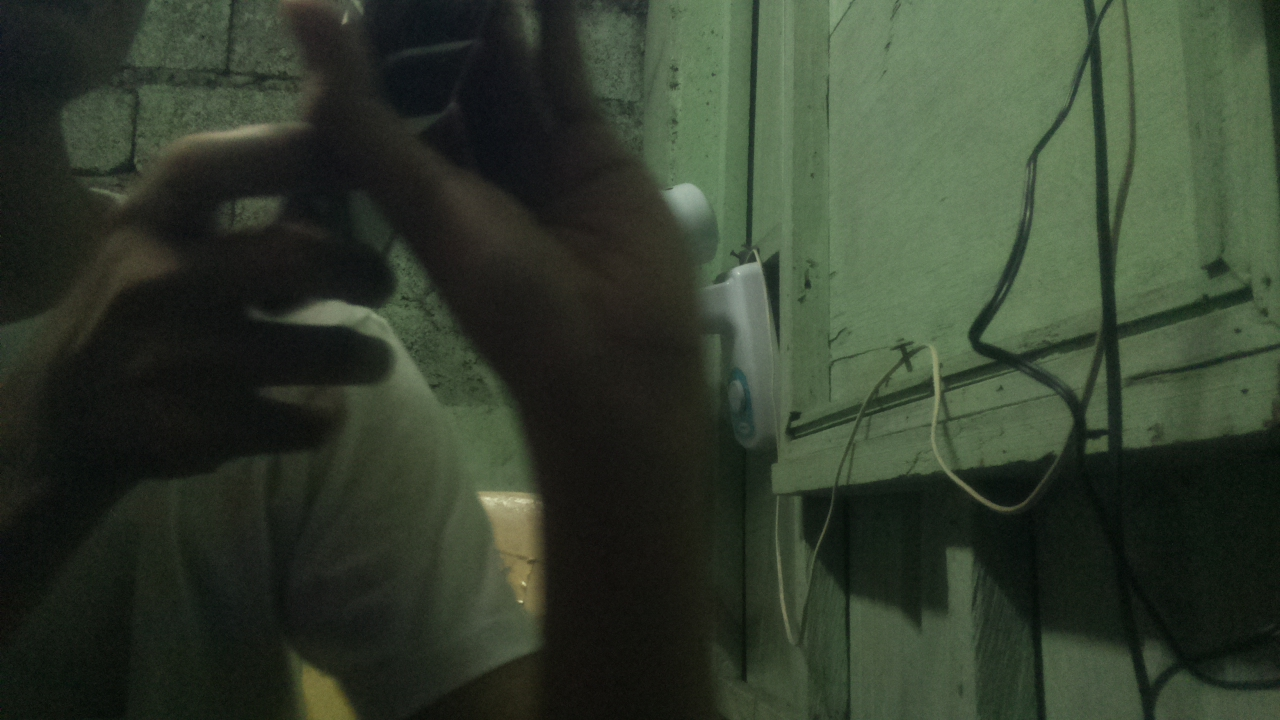
#> input picture images/image0.jpg, 1280 x 720 px, found by its file name; its folder holds only this picture in this run
$ python convertintoIR.py images/image0.jpg
#> lines starting #> are read from the running program, lines starting #| are printed output that depends on the picture
import sys
import numpy as np
import cv2
import matplotlib as mpl
import matplotlib.cm as mtpltcm

from os import listdir,makedirs
from os.path import isfile,join


def main(argv):

    #initialize the colormap
    colormap = mpl.cm.jet
    cNorm = mpl.colors.Normalize(vmin=0, vmax=255)
    scalarMap = mtpltcm.ScalarMappable(norm=cNorm, cmap=colormap)

    path="/home/pi/Desktop/virtualenvs/PD/images"
    dstpath="/home/pi/Desktop/virtualenvs/PD/images"


    files = [f for f in listdir(path) if isfile(join(path,f))]

    for i in files:
        try:

            # Capture frame-by-frame
            image = cv2.imread(join(path,i))
#> image is the input picture: shape (720, 1280, 3); mean B, G, R 46, 61.3, 51.2
            # Our operations on the frame come here
            gray = cv2.cvtColor(image, cv2.COLOR_BGR2GRAY)
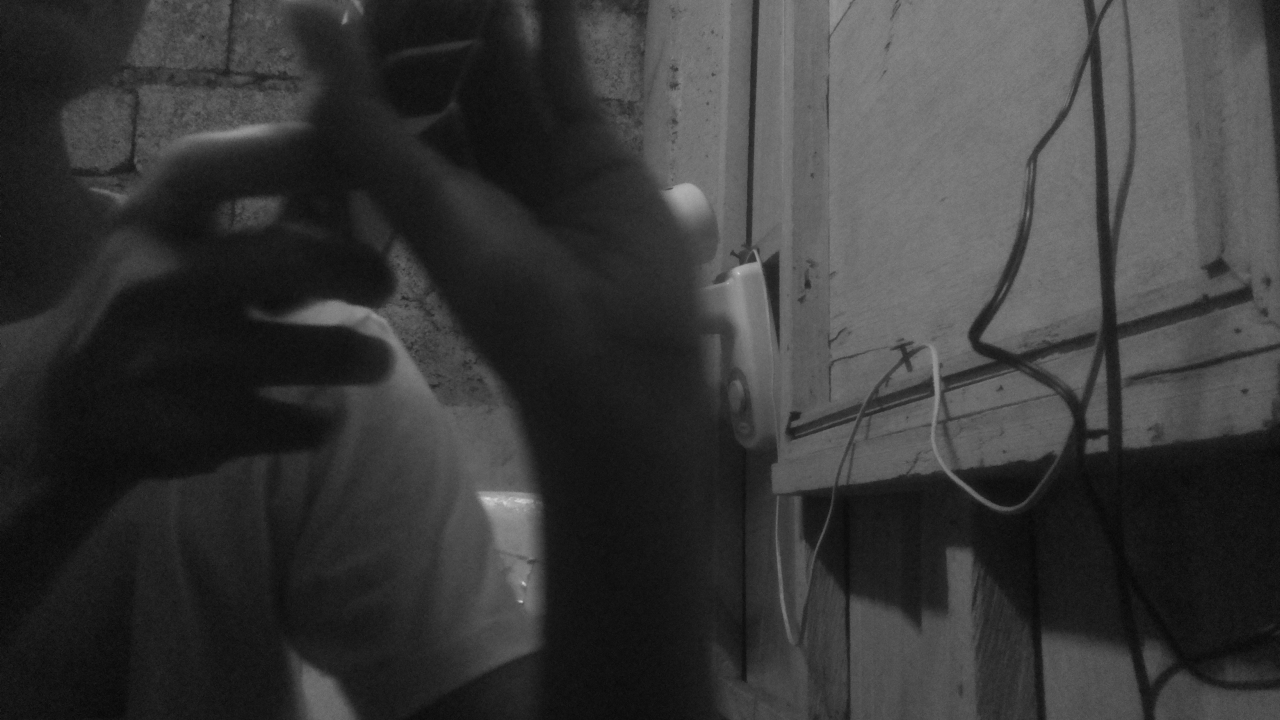
#> gray: shape (720, 1280); min 6, max 216, mean 56.5
            gray = cv2.bitwise_not(gray)
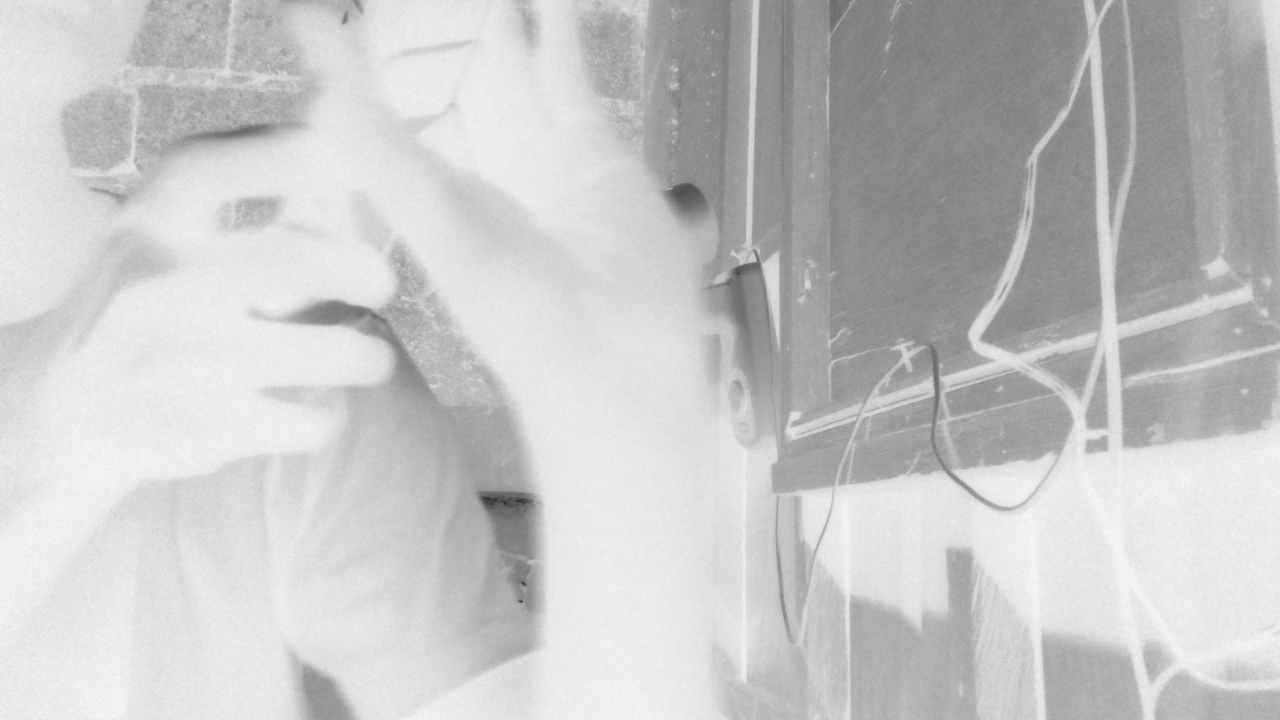
#> gray: shape (720, 1280); min 39, max 249, mean 198.5
                    #add blur to make it more realistic
            blur = cv2.GaussianBlur(gray,(15,15),0)
                    #assign colormap
            colors = scalarMap.to_rgba(blur, bytes=True)
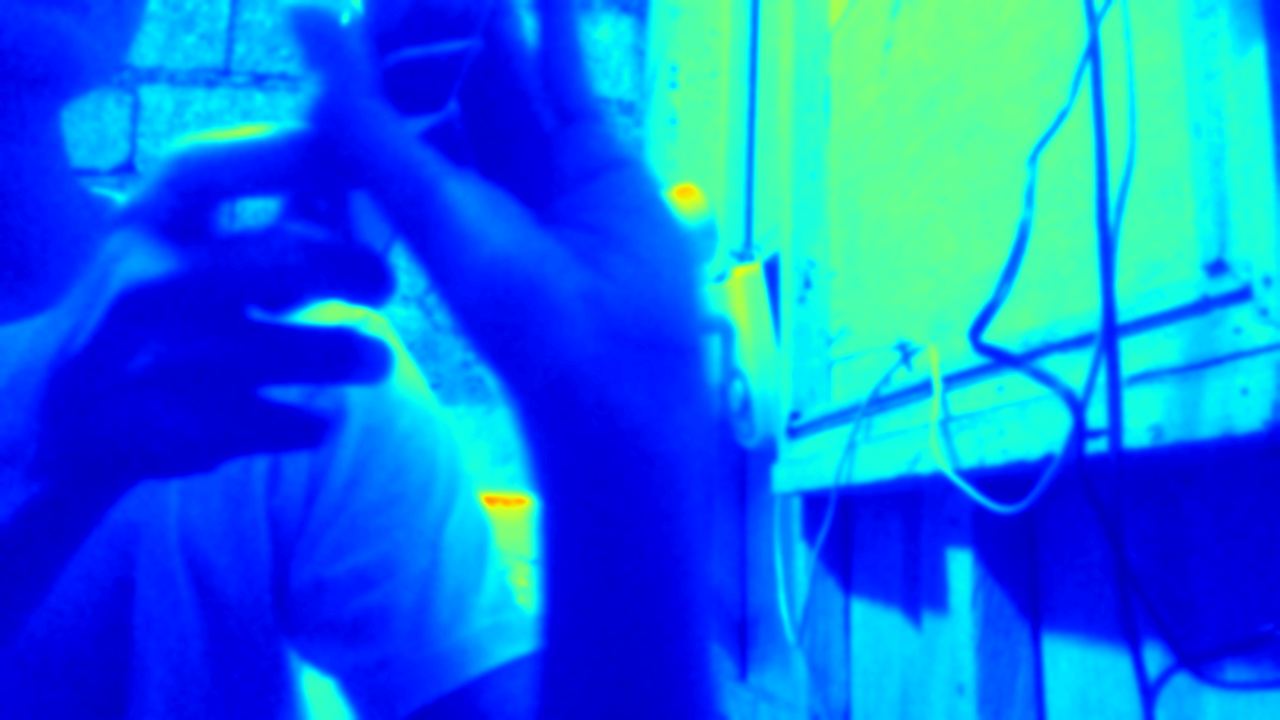
#> colors: shape (720, 1280, 4); mean of channels 0, 1, 2, 3 228.9, 111.7, 14.6, 255; drawn as B, G, R
            # Display the resulting frame
    ##        cv2.imshow('frame', colors)
            dstPath = join(dstpath, i)
            cv2.imwrite(dstPath,colors)
        except:
            print("{} is not converted".format(i))
        # When everything done, release the capture
    cv2.destroyAllWindows()

if __name__ == '__main__':
    sys.exit(main(sys.argv))
#> (the program exits here)

$ run again, on images/image1.jpg
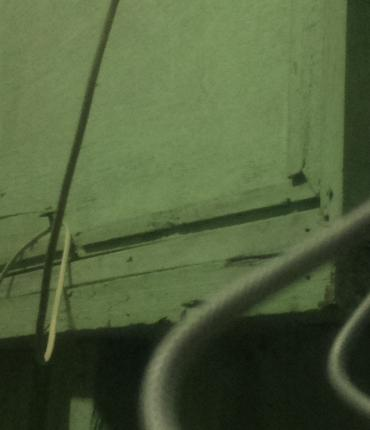
#> input picture images/image1.jpg, 370 x 430 px, found by its file name
#> in main, image is the input picture: shape (430, 370, 3); mean B, G, R 60.4, 96.3, 80.4
#> in main, `gray = cv2.bitwise_not(gray)`:
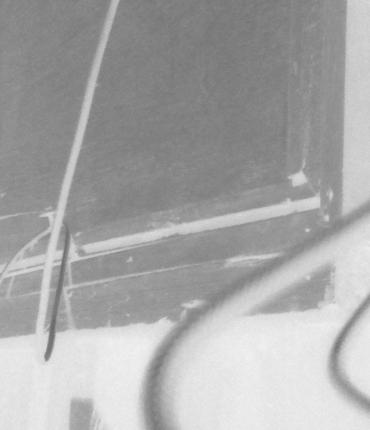
#> gray: shape (430, 370); min 102, max 242, mean 167.6
#> in main, `colors = scalarMap.to_rgba(blur, bytes=True)`:
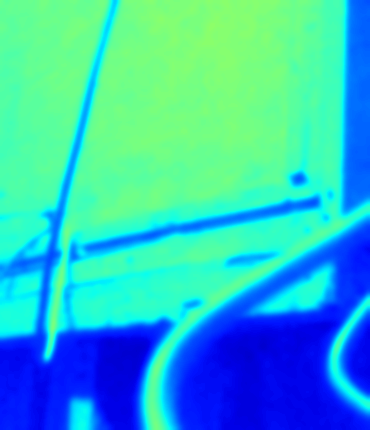
#> colors: shape (430, 370, 4); mean of channels 0, 1, 2, 3 196.5, 186.6, 50.1, 255; drawn as B, G, R

$ run again, on images/image2.jpg
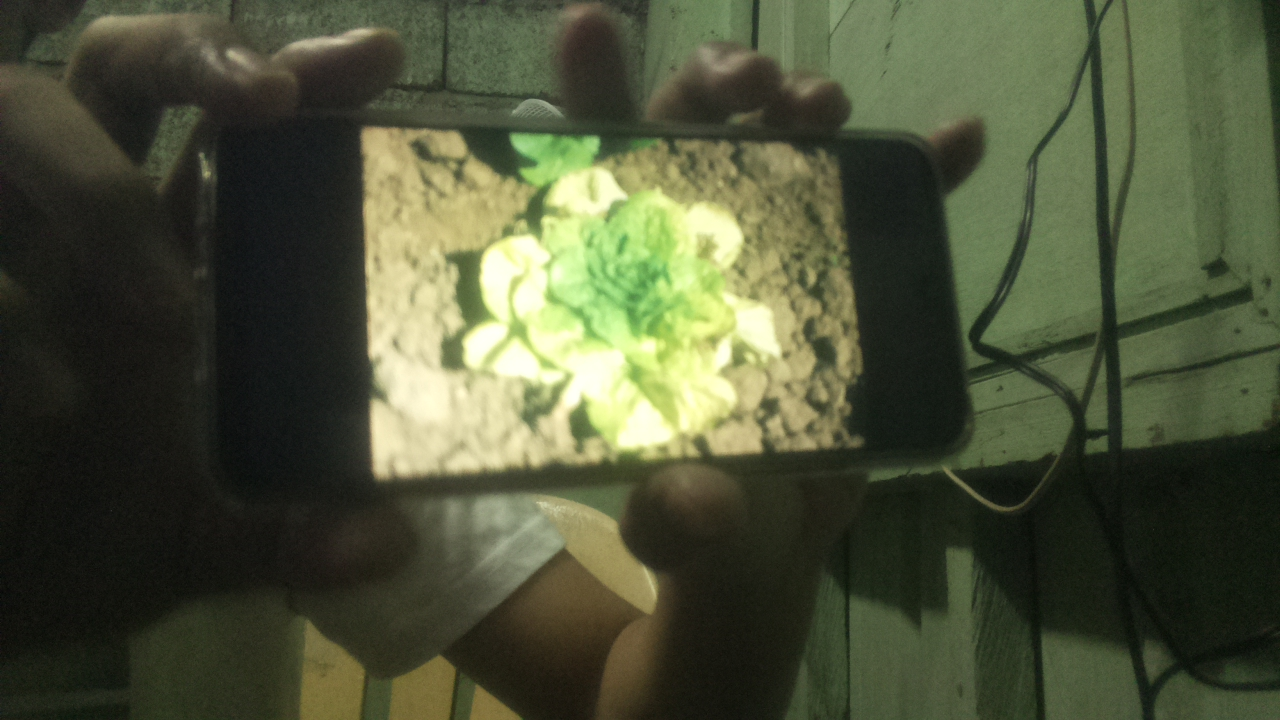
#> input picture images/image2.jpg, 1280 x 720 px, found by its file name
#> in main, image is the input picture: shape (720, 1280, 3); mean B, G, R 57.6, 82.9, 77.4
#> in main, `gray = cv2.bitwise_not(gray)`:
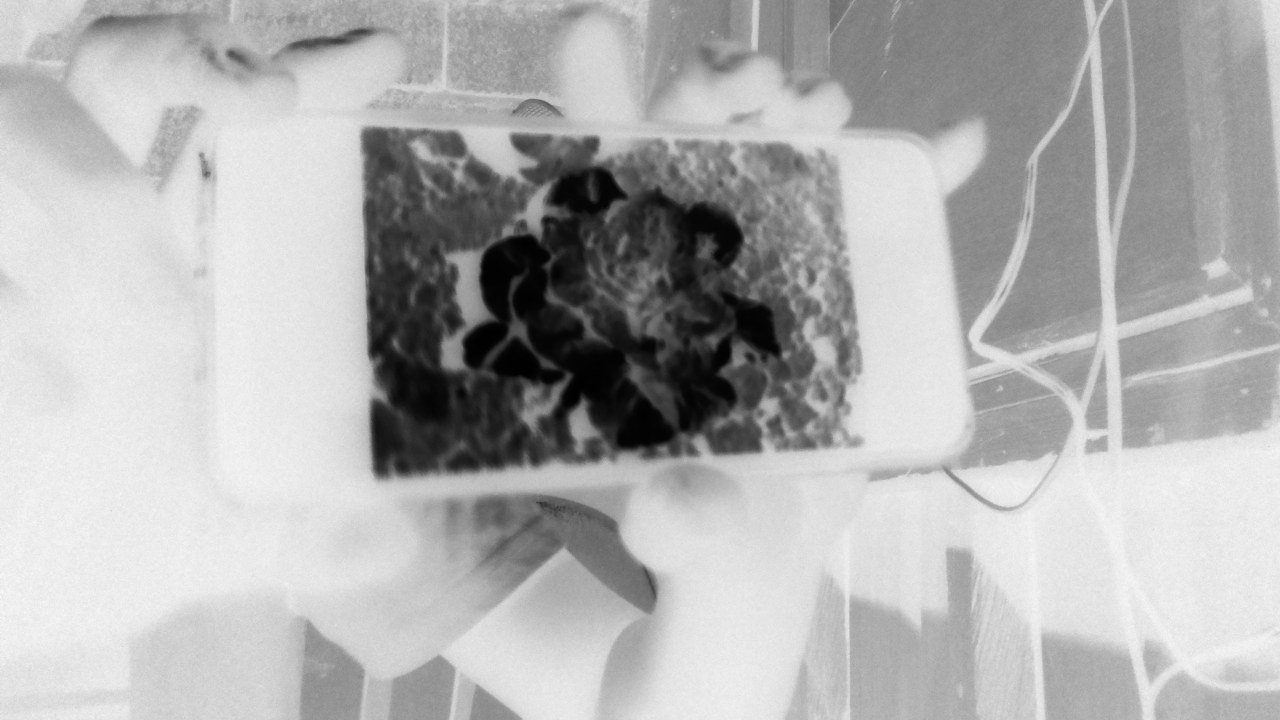
#> gray: shape (720, 1280); min 1, max 251, mean 176.6
#> in main, `colors = scalarMap.to_rgba(blur, bytes=True)`:
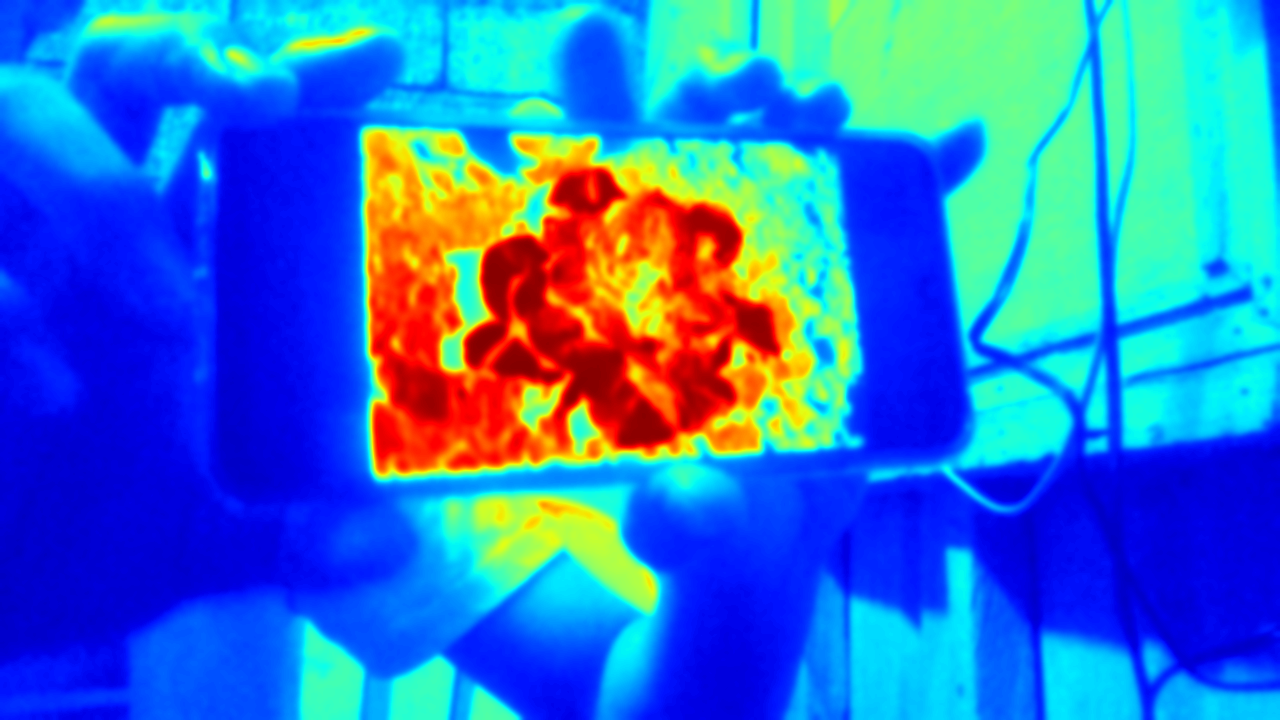
#> colors: shape (720, 1280, 4); mean of channels 0, 1, 2, 3 199.7, 116.6, 44.9, 255; drawn as B, G, R
